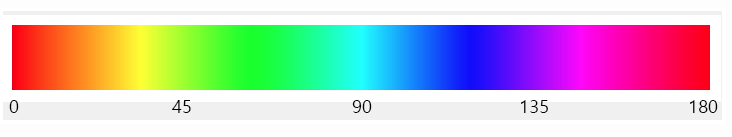
#> input picture Python/python/hueline.PNG, 732 x 137 px, found by its file name
$ python hsv_check.py
#> lines starting #> are read from the running program, lines starting #| are printed output that depends on the picture; after the words box and inside, x2 and y2 are one past the last pixel; in counts of white or black regions, pixels touching at a corner belong together

# -*- coding: utf-8 -*-

import numpy as np
import cv2
import imutils
from PIL import Image

hueline = cv2.imread("hueline.png")
#> hueline is the input picture: shape (137, 732, 3); mean B, G, R 198.7, 193.1, 200.6

# Hue는 [0,179], Saturation은 [0,255], Value는 [0,255]로 표현이 됩니다.


redLower1 = (179, 100, 50)
redUpper1 = (180, 255, 255)

redLower2 = (179, 100, 50)
redUpper2 = (180, 255, 255)


blueLower = (100, 100, 50)
blueUpper = (110, 255, 255)

yellowLower = (20, 100, 50)
yellowUpper = (40, 255, 255)

selectedColorLower = redLower1
selectedColorUpper = redUpper1

img = np.asarray(hueline)
hsv_color_img = cv2.cvtColor(img, cv2.COLOR_BGR2HSV);
#> hsv_color_img: shape (137, 732, 3); mean H, S, V 42, 105, 250.6

mask = cv2.inRange(hsv_color_img, selectedColorLower, selectedColorUpper)
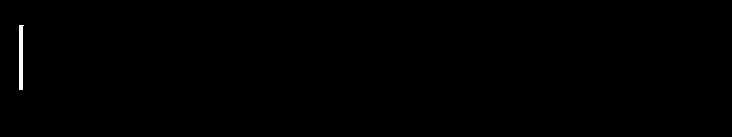
#> mask: shape (137, 732); 0.26% white; 1 white region, box (x1, y1, x2, y2) and area: (19, 25, 24, 90) 261

mask2 = cv2.inRange(hsv_color_img, redLower2, redUpper2)
mask = mask+mask2

mask_3d = np.dstack((mask, mask, mask))  # depth image is 1 channel, color is 3 channels


maskedImg = np.where((mask_3d < 255), mask_3d, img)

cv2.imshow('RealSense', maskedImg)
cv2.waitKey(0)
